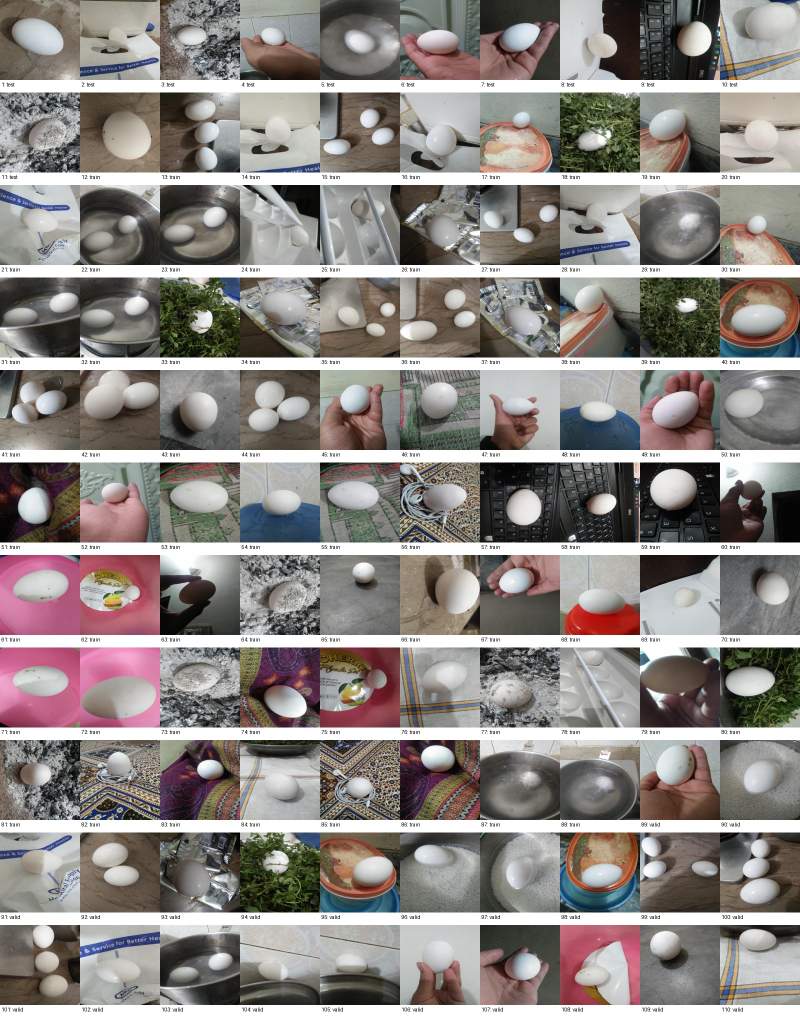
#> input picture DATASET/analysis/contact_sheets/contact_sheet.jpg, 1600 x 2035 px (shown at 1/2 size)
$ python -i 34_task4_tracking_v8.py   (imports and definitions only)
#> lines starting #> are read from the running program, lines starting #| are printed output that depends on the picture
#> further down, picture is the input picture: shape (2035, 1600, 3); mean B, G, R 132.8, 136, 142
import cv2
import numpy as np
import os, math

# ============================================================
# TASK 4 - TRACKING V8
# Persistent identity: local template tracking + prediction +
# strict global reacquisition after prolonged loss.
#
# V8 does NOT use E1 connected components.
# The ORIGINAL template is never replaced.
# ============================================================

VIDEO_PATH = None
OUTPUT_DIR = "task4_v8_output"
START_TIME, END_TIME = 18.0, 34.0

INITIAL_TRACKS = [
    {"id": 1, "center": (173, 620), "size": (196, 196)},
    {"id": 2, "center": (455, 652), "size": (210, 210)},
]

LOCAL_RADIUS = 280
LOCAL_SCALES = [0.80, 0.90, 1.00, 1.10, 1.20]
LOCAL_ACCEPT = 0.55
GLOBAL_ACCEPT = 0.72
GLOBAL_AFTER = 18
MAX_PREDICTION = 30
MAX_LOCAL_DISTANCE = 190
MAX_SIZE_RATIO = 1.55

TEMPLATE_SIZE = 128
UPDATE_SCORE = 0.70
UPDATE_ALPHA = 0.04
HIST_ALPHA = 0.03

FLOW_POINTS = 80
FLOW_REFRESH = 6
FLOW_WIN = (21, 21)
FLOW_LEVELS = 3

# [22 lines left out: functions find_video, box, not called in this run]

def crop(im,b):
    return im[b[1]:b[3],b[0]:b[2]]

# [5 lines left out: function gray, not called in this run]

def edges(im):
    if im is None or im.size==0: return None
    g=cv2.cvtColor(im,cv2.COLOR_BGR2GRAY)
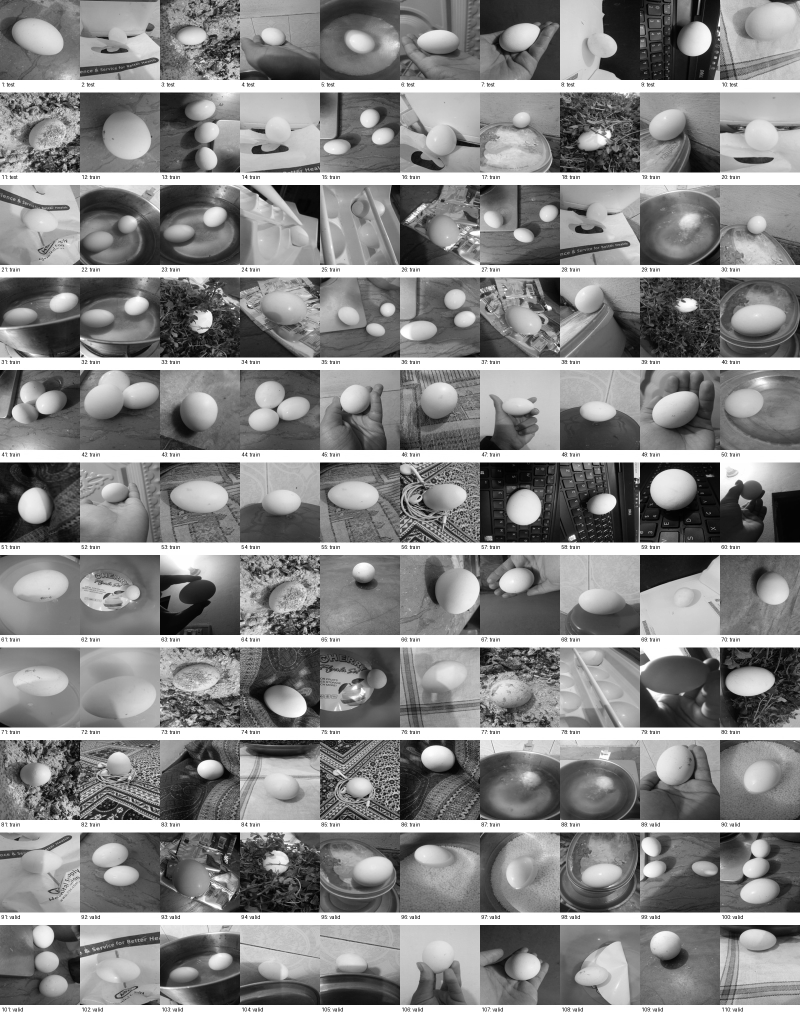
#> g: shape (2035, 1600) (shown at 1/2 size); min 0, max 255, mean 137.4
    g=cv2.GaussianBlur(g,(5,5),0)
    e=cv2.Canny(g,50,150)
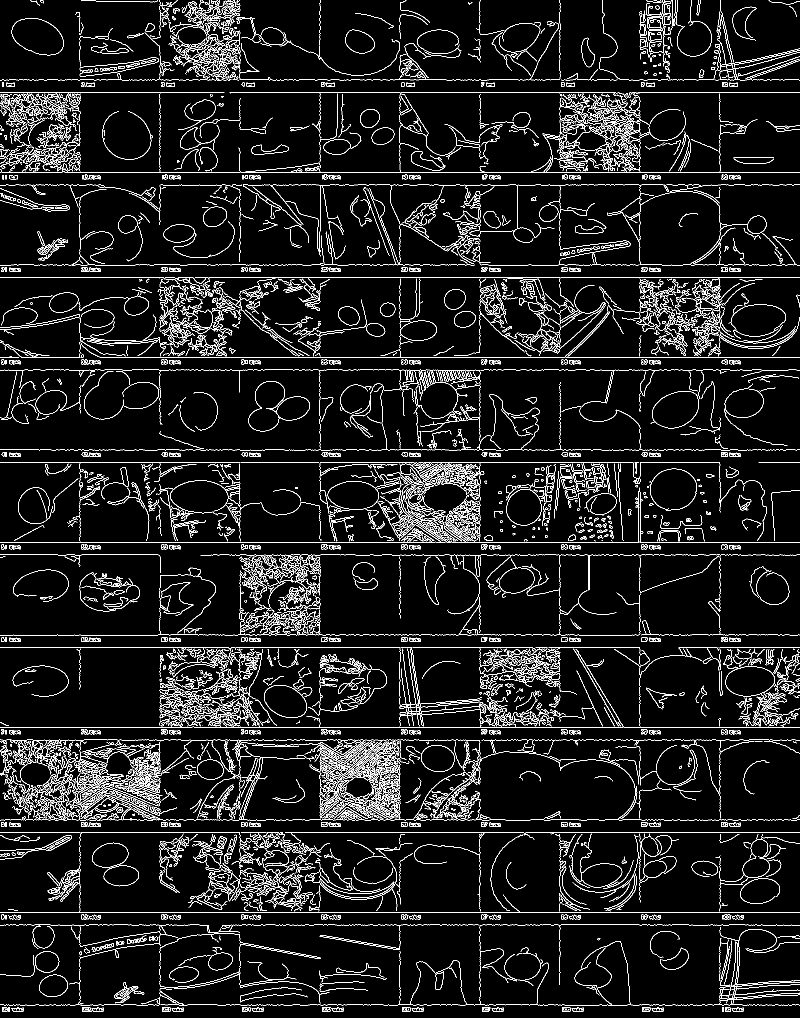
#> e: shape (2035, 1600) (shown at 1/2 size); 7.3% white in thin lines or dots
    return cv2.resize(e,(TEMPLATE_SIZE,TEMPLATE_SIZE),interpolation=cv2.INTER_NEAREST)
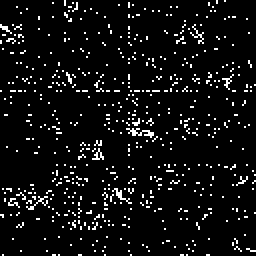
#> returned value: shape (128, 128) (shown 2 times larger); 6.3% white in thin lines or dots

# [19 lines left out: functions hist, sim, edge_sim, not called in this run]

def hist_sim(a,b):
    if a is None or b is None:return 0.
    return float(np.clip((cv2.compareHist(a,b,cv2.HISTCMP_CORREL)+1)/2,0,1))

def mscore(c,p):
    d=math.hypot(c[0]-p[0],c[1]-p[1])
    return math.exp(-0.5*(d/100.)**2)

class Flow:
    def __init__(self):
        self.prev=None; self.pts=None; self.n=0

    # [40 lines left out: functions init, predict, not called in this run]

class Track:
    # [16 lines left out: function __init__, not called in this run]

    def get_box(self,W,H):
        return box(self.center[0],self.center[1],self.size[0],self.size[1],W,H)

    # [101 lines left out: functions predict, evaluate, local, global_search, update, predict_only, not called in this run]

    def ratio(self):
        n=self.matched+self.predicted+self.lost
        return self.matched/n if n else 0.
    def coverage(self):
        n=self.matched+self.predicted+self.lost
        return (self.matched+self.predicted)/n if n else 0.

# [93 lines left out: functions draw, main, not called in this run]

# [2 lines not run here, left out]

>>> import cv2
>>> picture = cv2.imread('../../DATASET/analysis/contact_sheets/contact_sheet.jpg')
>>> result = edges(picture)
